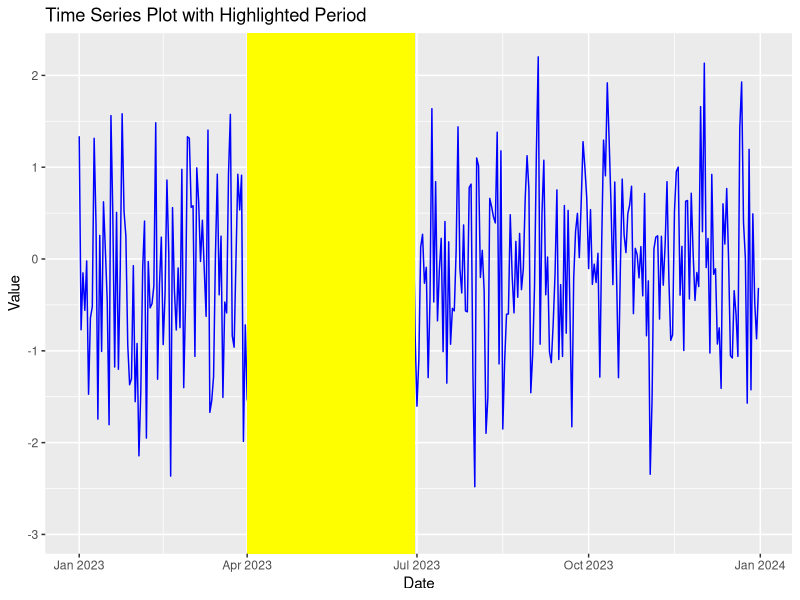

R code for this plot:
#Visualizing time series data 

library(ggplot2)
library(lubridate)

# Sample time series data (replace with your dataset)
your_data <- data.frame(
  date = seq(ymd("2023-01-01"), ymd("2023-12-31"), by = "days"),
  value = rnorm(365)
)

# Define the highlighted period (replace with your specific dates)
highlight_start_date <- ymd("2023-04-01")
highlight_end_date <- ymd("2023-06-30")

# Create a time series plot with the highlighted period
ggplot(your_data, aes(x = date, y = value)) +
  geom_line(color = "blue") +
  geom_rect(
    xmin = highlight_start_date, 
    xmax = highlight_end_date, 
    ymin = -Inf, 
    ymax = Inf, 
    fill = "yellow", 
    alpha = 0.3
  ) +
  labs(title = "Time Series Plot with Highlighted Period", x = "Date", y = "Value")
